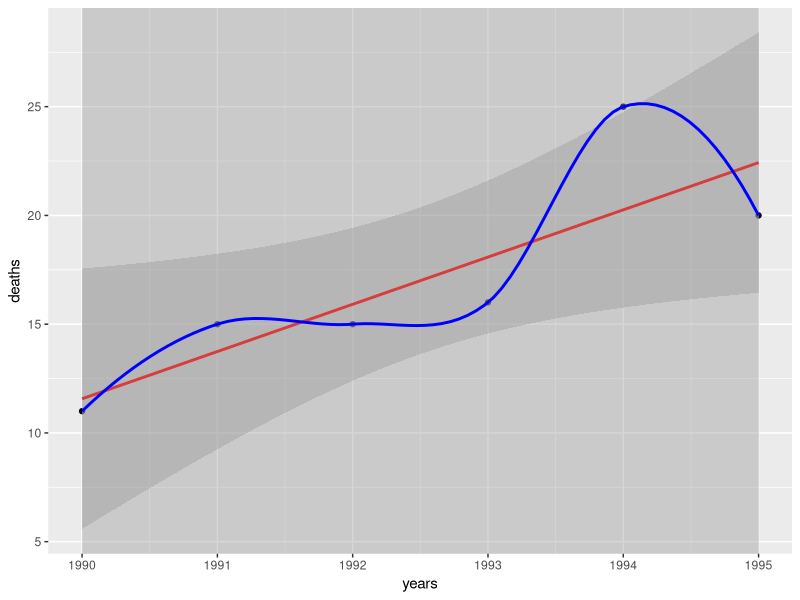
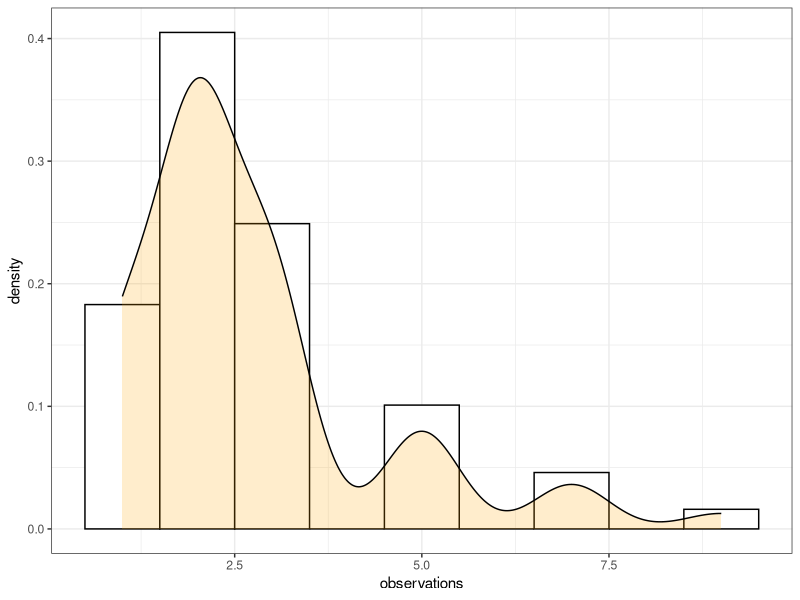

Reproduce these figures in R, in order.
## ---- chunk 1
library(ggplot2)
## ---- chunk 2
d0 = c(26, 31, 45)
rs1 = chisq.test(d0, p=c(1, 1, 1), rescale.p=T, simulate.p.value=F)
print(rs1)
## ---- chunk 3
deaths = c(11, 15, 15, 16, 25, 20)
mean_deaths = mean(deaths)
sd_deaths = sd(deaths)
var_deaths = var(deaths)
print(mean_deaths)
print(sd_deaths)
print(var_deaths)
## ---- chunk 4
se_deaths = sd_deaths / sqrt(length(deaths))
print(se_deaths)
## ---- chunk 5
deathDF = data.frame(years=c(1990,1991,1992,1993,1994,1995), deaths)
ggplot(deathDF, aes(x=years, y=deaths)) + 
  geom_point() + geom_smooth(method=lm, colour="red") +
  geom_smooth(method=loess, colour="blue")
## ---- chunk 6
earlyDeaths = read.csv("earlydeaths.csv")
deathTab <- table(factor(earlyDeaths$cause), factor(earlyDeaths$time))
deathTab <- cbind(deathTab, Total = rowSums(deathTab))
deathTab <- rbind(deathTab, Total = colSums(deathTab))
deathTab
## ---- chunk 7
x0 = c(1:3, 5, 7, 9)
p0 = c(.2, .4, .24, .10, .05, .01)
mu0 = sum(x0 * p0) / sum(p0)
print(mu0)
## ---- chunk 8
o1 = sample(x0, 1000, replace=T, prob = p0)
## ---- chunk 9
df = data.frame(observations=o1)

ggplot(df, aes(x=observations)) +
  geom_histogram(aes(y=..density..), #..density.. normalizes the y axis to the density (i.e. counts / total)
                 color='black',
                 fill='white',
                 binwidth=1,
                 breaks=c(0.5:9.5)) + # see ?geom_histogram for details
  geom_density(alpha=0.2,
               fill='orange',
               adjust=3) +
  theme_bw()

## If you prefer plotting without ggplot, you can use this code:

# rs1 = hist(o1, prob=T, main='Sampling distribution of x0, 1000 Samples')
# lines(density(o1, adjust=3))
## ---- chunk 10
x0 = c(white=273, black=40, asian=10, other=5)
p0 = c(white=.77, black=.13, asian=.054, other=0.046)

# calculate proportions in sample
x0/sum(x0)
## ---- chunk 11
rs = chisq.test(x0, p=p0)
rs

rs$expected
